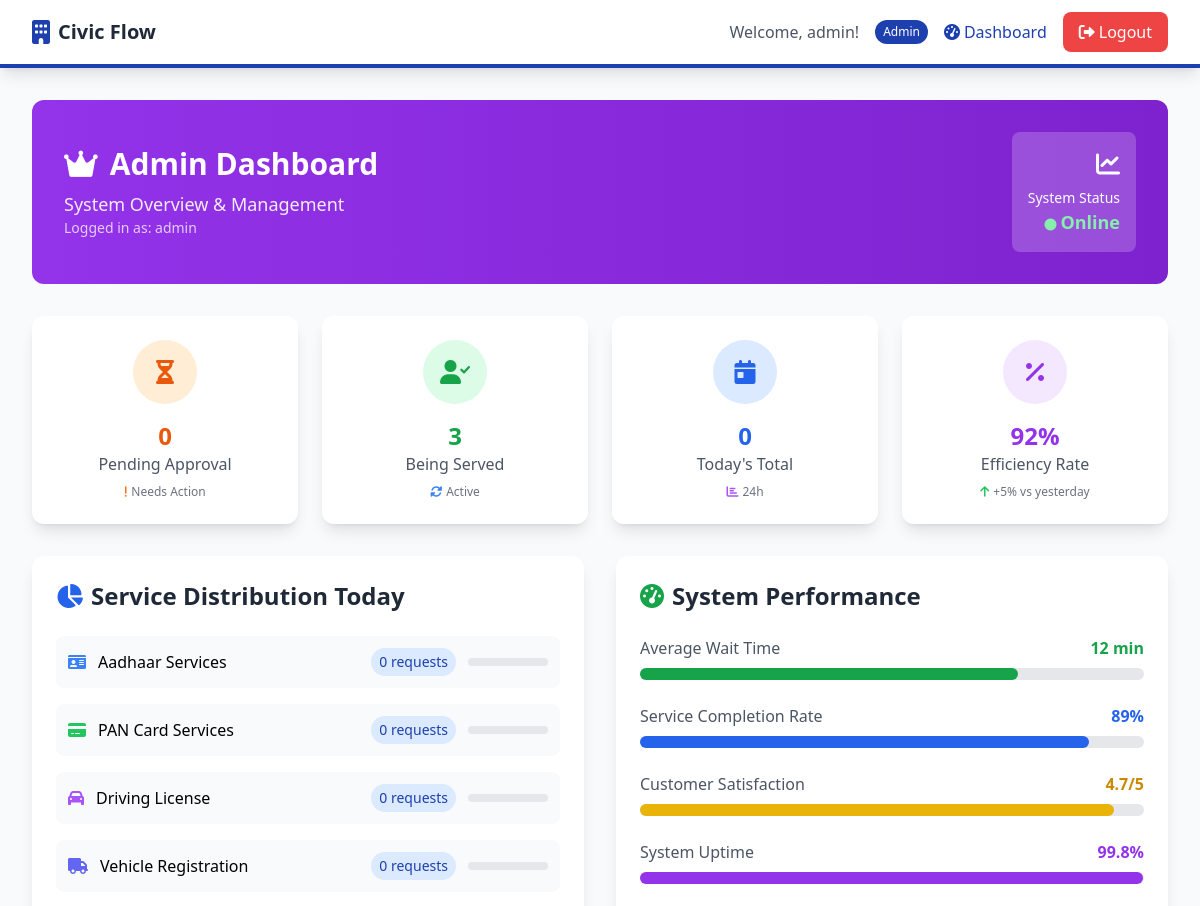
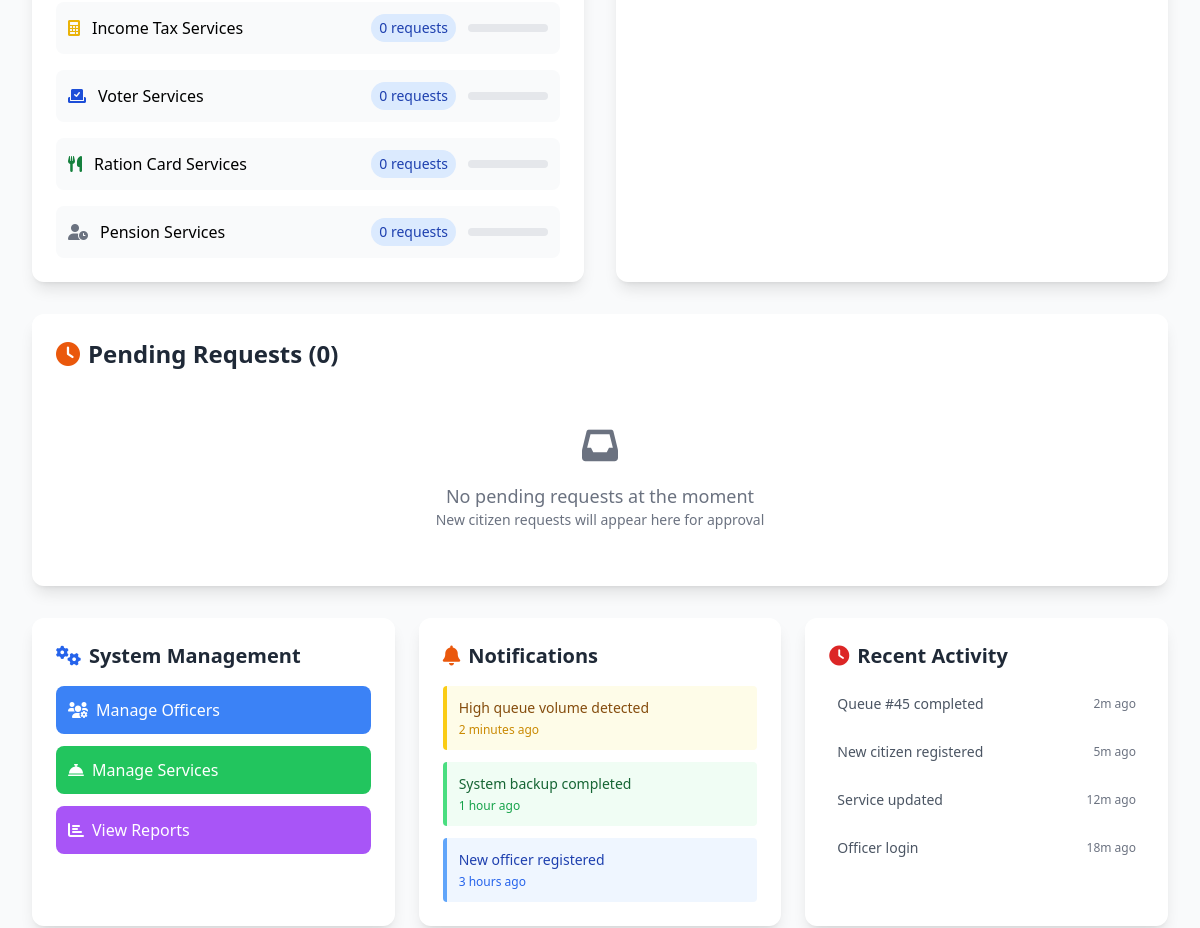
The page /dashboard (signed in, upper part) on the database as committed earlier (2 pictures, top to bottom).
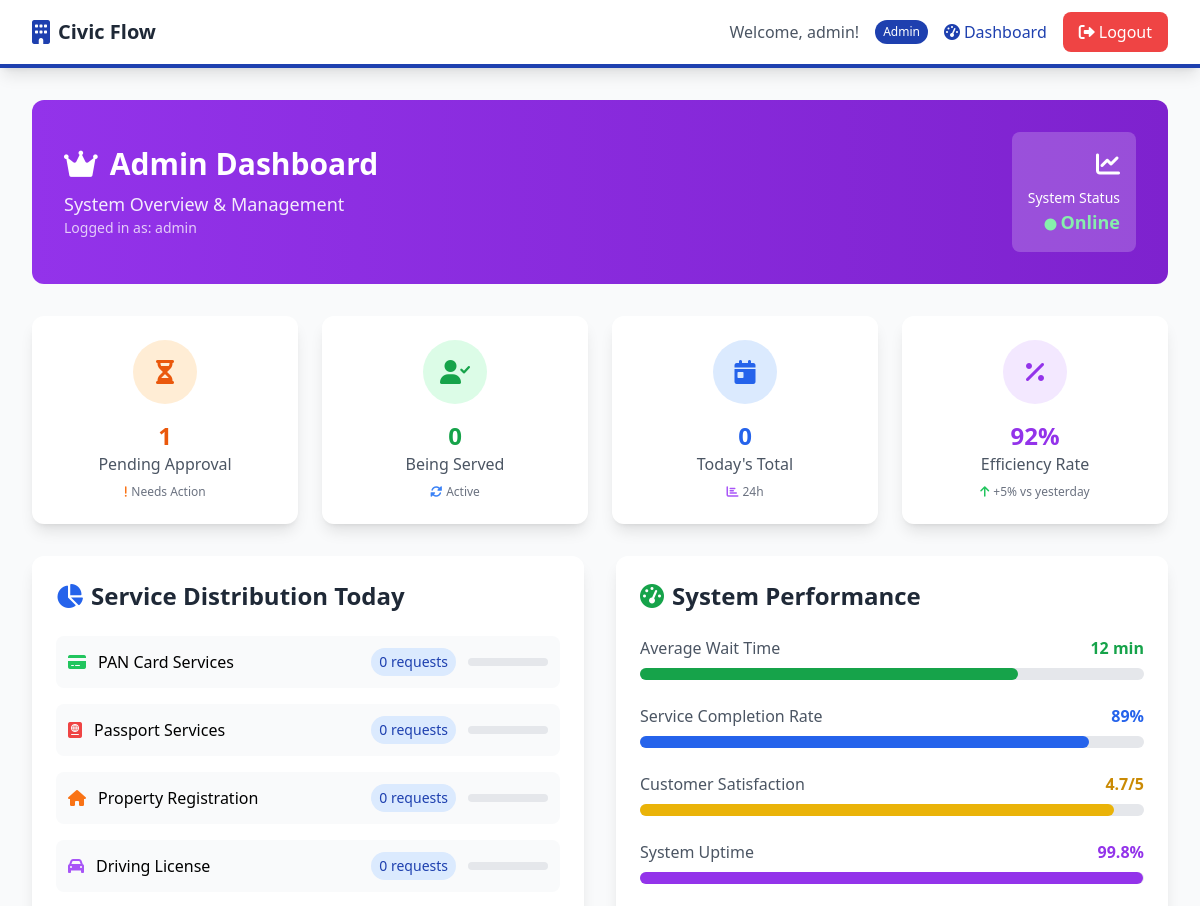
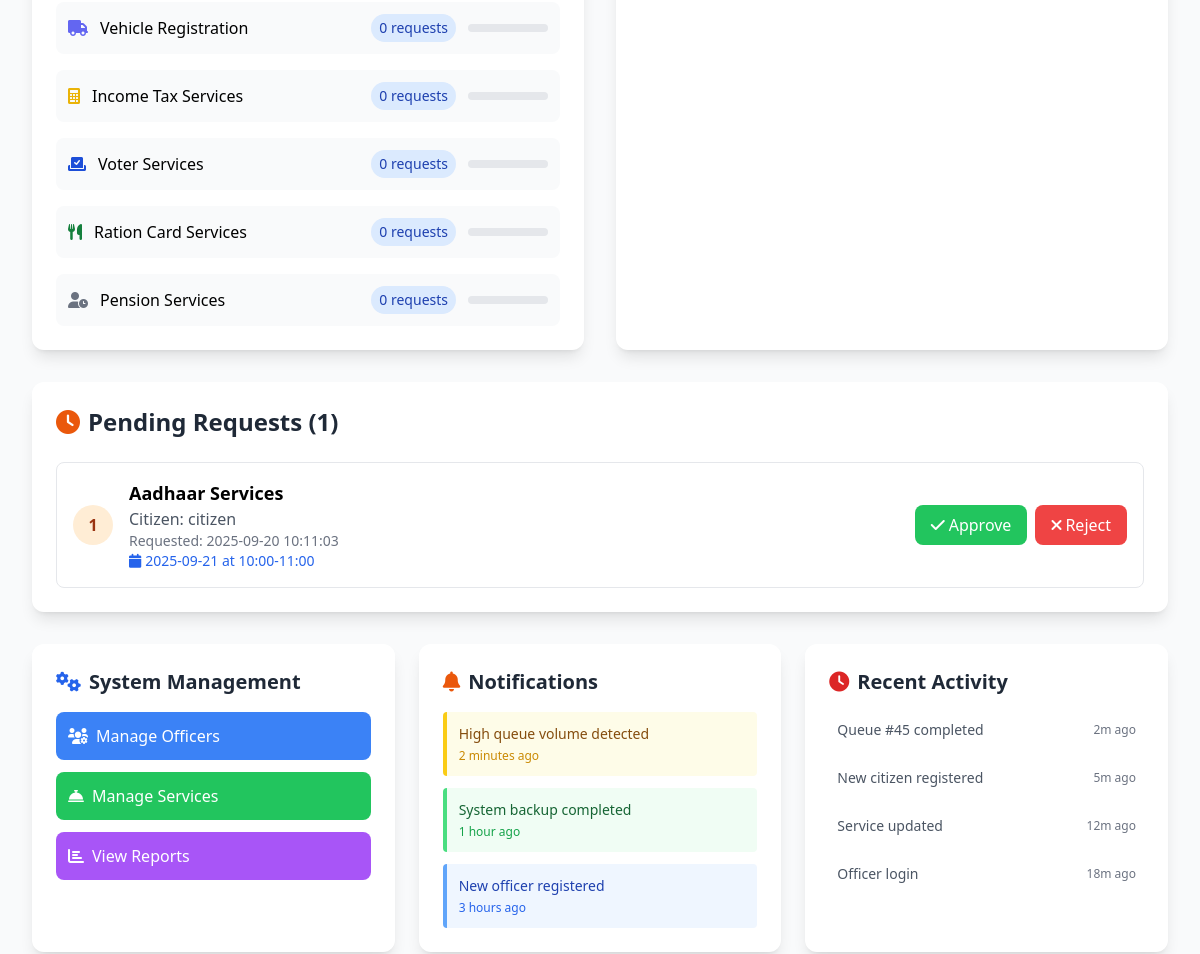
The same page on the database as committed later (2 pictures, top to bottom).
### tables this page shows
CREATE TABLE services (
        id INTEGER PRIMARY KEY AUTOINCREMENT,
        name TEXT NOT NULL,
        description TEXT,
        estimated_time INTEGER DEFAULT 15,
        is_active BOOLEAN DEFAULT 1
    );

CREATE TABLE queue (
        id INTEGER PRIMARY KEY AUTOINCREMENT,
        user_id INTEGER,
        service_id INTEGER,
        queue_number INTEGER,
        status TEXT DEFAULT 'waiting',
        priority INTEGER DEFAULT 0,
        created_at TIMESTAMP DEFAULT CURRENT_TIMESTAMP,
        served_at TIMESTAMP,
        officer_id INTEGER, preferred_date TEXT, preferred_time TEXT, validation_token TEXT,
        FOREIGN KEY (user_id) REFERENCES users (id),
        FOREIGN KEY (service_id) REFERENCES services (id),
        FOREIGN KEY (officer_id) REFERENCES users (id)
    );

CREATE TABLE users (
        id INTEGER PRIMARY KEY AUTOINCREMENT,
        username TEXT UNIQUE NOT NULL,
        email TEXT UNIQUE NOT NULL,
        password TEXT NOT NULL,
        role TEXT DEFAULT 'citizen',
        created_at TIMESTAMP DEFAULT CURRENT_TIMESTAMP
    );

### app.py (the view, shortened to what this page needs)
@app.route('/dashboard')
@login_required
def dashboard():
    with get_conn() as conn:
        c = conn.cursor()
        if session.get('role') == 'admin':
            c.execute('SELECT COUNT(*) FROM queue WHERE status = "pending"')
            pending_count = c.fetchone()[0]
            c.execute('SELECT COUNT(*) FROM queue WHERE status = "waiting"')
            waiting_count = c.fetchone()[0]
            c.execute('SELECT COUNT(*) FROM queue WHERE status = "serving"')
            serving_count = c.fetchone()[0]
            c.execute('SELECT COUNT(*) FROM queue WHERE DATE(created_at) = DATE("now")')
            today_count = c.fetchone()[0]
            c.execute('''SELECT q.id, q.queue_number, s.name, u.username, q.created_at, q.status, q.preferred_date, q.preferred_time
                         FROM queue q
                         JOIN services s ON q.service_id = s.id
                         JOIN users u ON q.user_id = u.id
                         WHERE q.status = "pending"
                         ORDER BY q.created_at ASC''')
            pending_requests = c.fetchall()
            c.execute('''SELECT s.name, COUNT(q.id) as count
                         FROM services s LEFT JOIN queue q ON s.id = q.service_id
                         WHERE DATE(q.created_at) = DATE("now") OR q.created_at IS NULL
                         GROUP BY s.id, s.name''')
            service_stats = c.fetchall()
            return render_template('admin_dashboard.html',
                                 pending_count=pending_count,
                                 waiting_count=waiting_count,
                                 serving_count=serving_count,
                                 today_count=today_count,
                                 pending_requests=pending_requests,
                                 service_stats=service_stats)

### app.py (called while the page is built)
def get_conn():
    conn = sqlite3.connect(DB_PATH, timeout=10)
    conn.row_factory = sqlite3.Row
    return conn

def login_required(f):
    @wraps(f)
    def decorated_function(*args, **kwargs):
        if 'user_id' not in session:
            return redirect(url_for('login'))
        return f(*args, **kwargs)
    return decorated_function

### templates/admin_dashboard.html (shortened to what the changed rows need)
{% extends "base.html" %}
{% block content %}
<div class="animate-fade-in">
    <div class="bg-gradient-to-r from-purple-600 to-purple-700 text-white rounded-xl p-8 mb-8">
        <div class="flex items-center justify-between">
            <div>
                <h1 class="text-3xl font-bold mb-2">
                    <i class="fas fa-crown mr-3"></i>Admin Dashboard
                </h1>
            </div>
        </div>
    </div>
    <div class="grid md:grid-cols-4 gap-6 mb-8">
        <div class="bg-white rounded-xl shadow-lg p-6 text-center animate-slide-up transform hover:scale-105 transition-transform">
            <div class="bg-orange-100 w-16 h-16 rounded-full flex items-center justify-center mx-auto mb-4">
                <i class="fas fa-hourglass-half text-orange-600 text-2xl"></i>
            </div>
            <h3 class="text-2xl font-bold text-orange-600">{{ pending_count }}</h3>
            <p class="text-gray-600 font-medium">Pending Approval</p>
            <div class="mt-2 text-xs text-gray-500">
                <i class="fas fa-exclamation text-orange-500 mr-1"></i>Needs Action
            </div>
        </div>
        <div class="bg-white rounded-xl shadow-lg p-6 text-center animate-slide-up transform hover:scale-105 transition-transform" style="animation-delay: 0.1s">
            <div class="bg-green-100 w-16 h-16 rounded-full flex items-center justify-center mx-auto mb-4">
                <i class="fas fa-user-check text-green-600 text-2xl"></i>
            </div>
            <h3 class="text-2xl font-bold text-green-600">{{ serving_count }}</h3>
            <p class="text-gray-600 font-medium">Being Served</p>
            <div class="mt-2 text-xs text-gray-500">
                <i class="fas fa-sync-alt text-blue-500 mr-1"></i>Active
            </div>
        </div>
    </div>
    <div class="grid lg:grid-cols-2 gap-8 mb-8">
        <div class="bg-white rounded-xl shadow-lg p-6 animate-slide-up" style="animation-delay: 0.4s">
            <h2 class="text-2xl font-bold mb-6 text-gray-800">
                <i class="fas fa-chart-pie text-blue-600 mr-2"></i>Service Distribution Today
            </h2>
            <div class="space-y-4">
                {% for service in service_stats %}
                <div class="flex items-center justify-between p-3 bg-gray-50 rounded-lg hover:bg-gray-100 transition-colors">
                    <div class="flex items-center">
                        {% if 'Aadhaar' in service[0] %}
                            <i class="fas fa-id-card text-blue-500 mr-3"></i>
                        {% elif 'PAN' in service[0] %}
                            <i class="fas fa-credit-card text-green-500 mr-3"></i>
                        {% elif 'Passport' in service[0] %}
                            <i class="fas fa-passport text-red-500 mr-3"></i>
                        {% elif 'Property' in service[0] %}
                            <i class="fas fa-home text-orange-500 mr-3"></i>
                        {% elif 'Driving' in service[0] %}
                            <i class="fas fa-car text-purple-500 mr-3"></i>
                        {% elif 'Vehicle' in service[0] %}
                            <i class="fas fa-truck text-indigo-500 mr-3"></i>
                        {% elif 'Income' in service[0] %}
                            <i class="fas fa-calculator text-yellow-500 mr-3"></i>
                        {% elif 'Voter' in service[0] %}
                            <i class="fas fa-vote-yea text-blue-700 mr-3"></i>
                        {% elif 'Ration' in service[0] %}
                            <i class="fas fa-utensils text-green-700 mr-3"></i>
                        {% elif 'Pension' in service[0] %}
                            <i class="fas fa-user-clock text-gray-500 mr-3"></i>
                        {% else %}
                            <i class="fas fa-file-alt text-gray-500 mr-3"></i>
                        {% endif %}
                        <span class="font-medium">{{ service[0] }}</span>
                    </div>
                    <div class="flex items-center space-x-3">
                        <span class="bg-blue-100 text-blue-800 px-2 py-1 rounded-full text-sm font-medium">
                            {{ service[1] }} requests
                        </span>
                        <div class="w-20 bg-gray-200 rounded-full h-2">
                        </div>
                    </div>
                </div>
                {% endfor %}
            </div>
        </div>
        <div class="bg-white rounded-xl shadow-lg p-6 animate-slide-up" style="animation-delay: 0.5s">
            <h2 class="text-2xl font-bold mb-6 text-gray-800">
                <i class="fas fa-tachometer-alt text-green-600 mr-2"></i>System Performance
            </h2>
        </div>
    </div>
    <div class="bg-white rounded-xl shadow-lg p-6 mb-8 animate-slide-up" style="animation-delay: 0.6s">
        <h2 class="text-2xl font-bold mb-6 text-gray-800">
            <i class="fas fa-clock text-orange-600 mr-2"></i>Pending Requests ({{ pending_count }})
        </h2>
        {% if pending_requests %}
        <div class="space-y-4">
            {% for request in pending_requests %}
            <div class="border border-gray-200 rounded-lg p-4 hover:shadow-md transition-shadow">
                <div class="flex items-center justify-between">
                    <div class="flex items-center space-x-4">
                        <div class="bg-orange-100 text-orange-800 w-10 h-10 rounded-full flex items-center justify-center font-bold">
                            {{ loop.index }}
                        </div>
                        <div>
                            <h3 class="font-semibold text-lg">{{ request[2] }}</h3>
                            <p class="text-gray-600">Citizen: {{ request[3] }}</p>
                            <p class="text-sm text-gray-500">Requested: {{ request[4] }}</p>
                            <p class="text-sm text-blue-600 font-medium">
                                <i class="fas fa-calendar mr-1"></i>{{ request[6] }} at {{ request[7] }}
                            </p>
                        </div>
                    </div>
                    <div class="flex space-x-2">
                        <a href="{{ url_for('approve_request', queue_id=request[0]) }}"
                           class="bg-green-500 hover:bg-green-600 text-white px-4 py-2 rounded-lg transition-colors">
                            <i class="fas fa-check mr-1"></i>Approve
                        </a>
                        <button onclick="showRejectModal({{ request[0] }})"
                                class="bg-red-500 hover:bg-red-600 text-white px-4 py-2 rounded-lg transition-colors">
                            <i class="fas fa-times mr-1"></i>Reject
                        </button>
                    </div>
                </div>
            </div>
            {% endfor %}
        </div>
        {% else %}
        <div class="text-center py-8 text-gray-500">
            <i class="fas fa-inbox text-4xl mb-4"></i>
            <p class="text-lg">No pending requests at the moment</p>
            <p class="text-sm">New citizen requests will appear here for approval</p>
        </div>
        {% endif %}
    </div>
</div>
{% endblock %}

Rows that differ between the two databases and show on the page:
removed services: name "Aadhaar Services", service "0"
added services: name "Passport Services", service "0"
added services: name "Property Registration", service "0"
added queue: name "Aadhaar Services", username "citizen", created_at "2025-09-20 10:11:03", preferred_date "2025-09-21", preferred_time "10:00-11:00"
Other text that changed with them:
{{ pending_count }}: "0" → "1"
{{ serving_count }}: "3" → "0"
text no longer shown: "No pending requests at the moment New citizen requests will appear here for approval"
